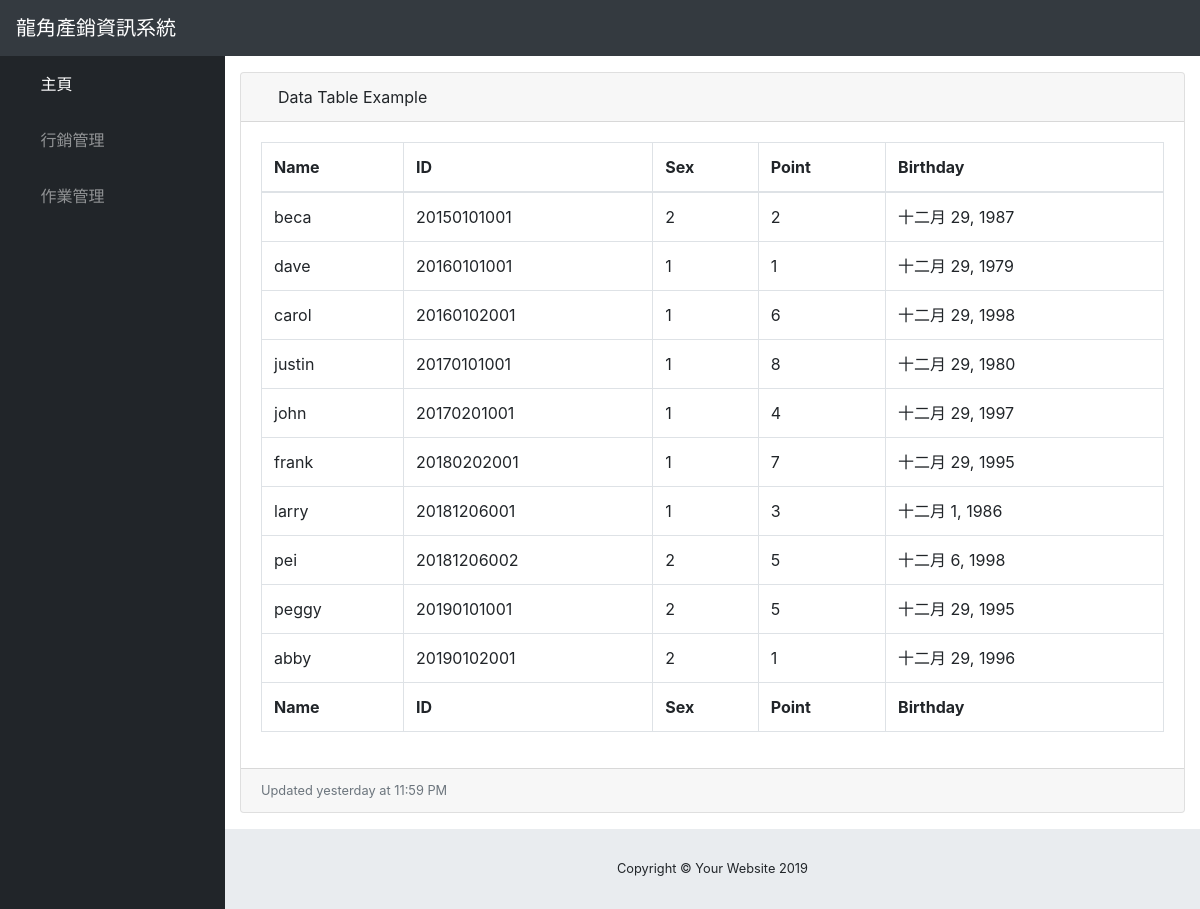
Screenshot of /home/member.html with the database file from the repository.
### marketing/models.py (models this page shows, shortened)
class Customer(models.Model):
    c_name = models.CharField(max_length=11,verbose_name="會員姓名")   #顧客名:最大長度為11
    c_ID = models.IntegerField(primary_key=True,verbose_name="會員卡號")    #卡號:是一串整數，最大長度為11 (2014/12/25辦卡的就打: 20141225001)
    c_sex = models.IntegerField(verbose_name="性別")                 #性別:1:male  2:female
    c_point = models.IntegerField(default=0,verbose_name="累計點數")
    c_birth = models.DateField(default=date.today,verbose_name="會員生日")     #累計點數:預設為0
    class Meta:
        verbose_name_plural="會員"

### marketing/views.py (the view)
# urls.py: path('home/member.html',member),
def member(request):
    boy = Customer.objects.filter(c_sex = 1)
    numB = len(boy)
    girl = Customer.objects.filter(c_sex = 2)
    numG = len(girl)
    CusList = Customer.objects.all()
    return render(request,'member.html',locals())

### templates/member.html (shortened to what this page needs)
{% load static %}
<!DOCTYPE html>
<html lang="en">
<head>
  <link href='{% static "vendor/fontawesome-free/css/all.min.css"%}' rel="stylesheet" type="text/css">
  <link href='{% static "vendor/datatables/dataTables.bootstrap4.css" %}' rel="stylesheet">
  <link href=" {% static 'css/sb-admin.css' %}" rel="stylesheet">
</head>
<body id="page-top">
  <nav class="navbar navbar-expand navbar-dark bg-dark static-top">
    <a class="navbar-brand mr-1" href="index.html">龍角產銷資訊系統</a>
    <button class="btn btn-link btn-sm text-white order-1 order-sm-0" id="sidebarToggle" href="#">
      <i class="fas fa-bars"></i>
    </button>
  </nav>
  <div id="wrapper">
    <ul class="sidebar navbar-nav">
      <li class="nav-item active">
        <a class="nav-link" href="index.html">
          <i class="fas fa-fw fa-tachometer-alt"></i>
          <span>主頁</span>
        </a>
      </li>
      <li class="nav-item dropdown">
        <a class="nav-link dropdown-toggle" href="#" id="pagesDropdown" role="button" data-toggle="dropdown" aria-haspopup="true" aria-expanded="false">
          <i class="fas fa-fw fa-folder"></i>
          <span>行銷管理</span>
        </a>
      </li>
      <li class="nav-item dropdown">
        <a class="nav-link dropdown-toggle" href="#" id="pagesDropdown" role="button" data-toggle="dropdown" aria-haspopup="true" aria-expanded="false">
          <i class="fas fa-fw fa-folder"></i>
          <span>作業管理</span>
        </a>
      </li>
    </ul>
    <div id="content-wrapper">
      <div class="container-fluid">
        <div class="card mb-3">
          <div class="card-header">
            <i class="fas fa-table"></i>
            Data Table Example</div>
          <div class="card-body">
            <div class="table-responsive">
              <table class="table table-bordered" id="dataTable" width="100%" cellspacing="0">
                <thead>
                  <tr>
                    <th>Name</th>
                    <th>ID</th>
                    <th>Sex</th>
                    <th>Point</th>
                    <th>Birthday</th>
                  </tr>
                </thead>
                <tfoot>
                  <tr>
                    <th>Name</th>
                    <th>ID</th>
                    <th>Sex</th>
                    <th>Point</th>
                    <th>Birthday</th>
                  </tr>
                </tfoot>
                <tbody>
                  {%for cus in CusList%}
                  <tr>
                    <td>{{cus.c_name}}</td>
                    <td>{{cus.c_ID}}</td>
                    <td>{{cus.c_sex}}</td>
                    <td>{{cus.c_point}}</td>
                    <td>{{cus.c_birth}}</td>
                  </tr>
                  {% endfor %}
                </tbody>
              </table>
            </div>
          </div>
          <div class="card-footer small text-muted">Updated yesterday at 11:59 PM</div>
        </div>
      </div>
      <footer class="sticky-footer">
        <div class="container my-auto">
          <div class="copyright text-center my-auto">
            <span>Copyright © Your Website 2019</span>
          </div>
        </div>
      </footer>
    </div>
  </div>
</body>
</html>

### rows the page displays
Customer: c_name "beca", c_ID "20150101001", c_sex "2", c_point "2", c_birth "十二月 29, 1987"
Customer: c_name "dave", c_ID "20160101001", c_sex "1", c_point "1", c_birth "十二月 29, 1979"
Customer: c_name "carol", c_ID "20160102001", c_sex "1", c_point "6", c_birth "十二月 29, 1998"
Customer: c_name "justin", c_ID "20170101001", c_sex "1", c_point "8", c_birth "十二月 29, 1980"
Customer: c_name "john", c_ID "20170201001", c_sex "1", c_point "4", c_birth "十二月 29, 1997"
Customer: c_name "frank", c_ID "20180202001", c_sex "1", c_point "7", c_birth "十二月 29, 1995"
Customer: c_name "larry", c_ID "20181206001", c_sex "1", c_point "3", c_birth "十二月 1, 1986"
Customer: c_name "pei", c_ID "20181206002", c_sex "2", c_point "5", c_birth "十二月 6, 1998"
Customer: c_name "peggy", c_ID "20190101001", c_sex "2", c_point "5", c_birth "十二月 29, 1995"
Customer: c_name "abby", c_ID "20190102001", c_sex "2", c_point "1", c_birth "十二月 29, 1996"
